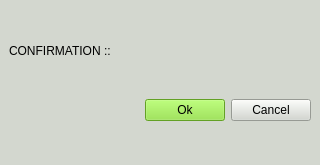
<?xml version="1.0" encoding="UTF-8"?>
<ui version="4.0">
 <class>MainWindow</class>
 <widget class="QMainWindow" name="MainWindow">
  <property name="geometry">
   <rect>
    <x>0</x>
    <y>0</y>
    <width>320</width>
    <height>165</height>
   </rect>
  </property>
  <property name="sizePolicy">
   <sizepolicy hsizetype="Fixed" vsizetype="Fixed">
    <horstretch>0</horstretch>
    <verstretch>0</verstretch>
   </sizepolicy>
  </property>
  <property name="minimumSize">
   <size>
    <width>320</width>
    <height>165</height>
   </size>
  </property>
  <property name="maximumSize">
   <size>
    <width>320</width>
    <height>165</height>
   </size>
  </property>
  <property name="windowTitle">
   <string>MainWindow</string>
  </property>
  <property name="styleSheet">
   <string notr="true">background-color: rgb(211, 215, 207);
color: rgb(0, 0, 0);</string>
  </property>
  <widget class="QWidget" name="centralwidget">
   <layout class="QVBoxLayout" name="verticalLayout" stretch="0,0">
    <item>
     <widget class="QLabel" name="label_confirmation">
      <property name="sizePolicy">
       <sizepolicy hsizetype="Fixed" vsizetype="Fixed">
        <horstretch>0</horstretch>
        <verstretch>0</verstretch>
       </sizepolicy>
      </property>
      <property name="styleSheet">
       <string notr="true">
font: 18pt &quot;Ubuntu&quot;;</string>
      </property>
      <property name="text">
       <string>CONFIRMATION ::</string>
      </property>
     </widget>
    </item>
    <item>
     <layout class="QHBoxLayout" name="horizontalLayout">
      <item>
       <spacer name="horizontalSpacer">
        <property name="orientation">
         <enum>Qt::Horizontal</enum>
        </property>
        <property name="sizeHint" stdset="0">
         <size>
          <width>40</width>
          <height>20</height>
         </size>
        </property>
       </spacer>
      </item>
      <item>
       <widget class="QPushButton" name="pushButton_ok">
        <property name="styleSheet">
         <string notr="true">background-color: rgb(138, 226, 52);</string>
        </property>
        <property name="text">
         <string>Ok</string>
        </property>
       </widget>
      </item>
      <item>
       <widget class="QPushButton" name="pushButton_cancel">
        <property name="text">
         <string>Cancel</string>
        </property>
       </widget>
      </item>
     </layout>
    </item>
   </layout>
  </widget>
 </widget>
 <resources/>
 <connections/>
</ui>
